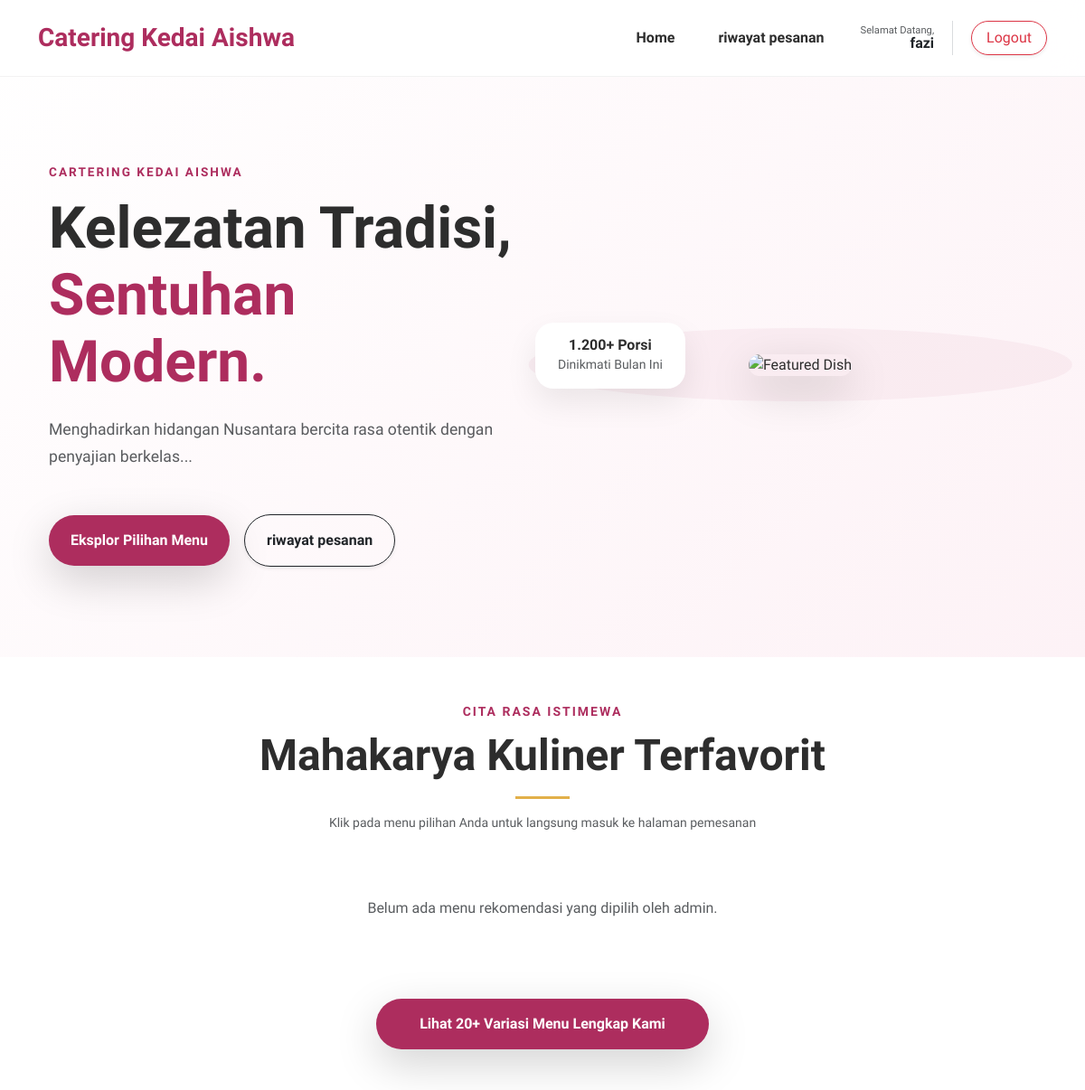
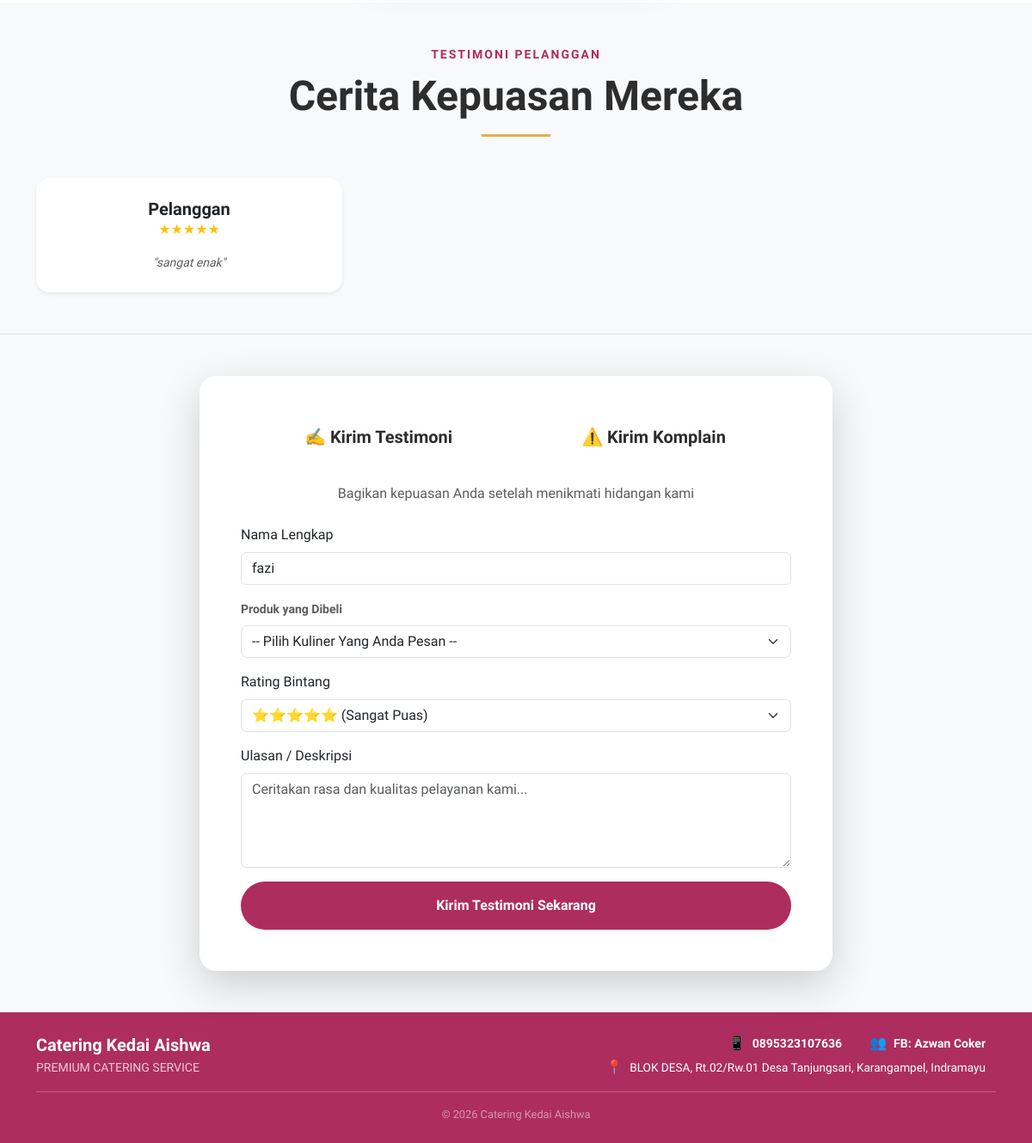
Page /pelanggan/index.php (signed in) on the committed database (2 pictures, top to bottom).
### tables this page shows
CREATE TABLE `pengaturan_web` (
  `id` int(11) NOT NULL,
  `hero_tagline` varchar(100) DEFAULT NULL,
  `hero_judul` varchar(255) DEFAULT NULL,
  `hero_deskripsi` text DEFAULT NULL,
  `no_wa` varchar(20) DEFAULT NULL,
  `akun_fb` varchar(100) DEFAULT NULL,
  `alamat` text DEFAULT NULL
);

CREATE TABLE `testimoni` (
  `id` int(11) NOT NULL,
  `nama_produk` varchar(100) NOT NULL,
  `rating` int(11) NOT NULL,
  `deskripsi` text NOT NULL,
  `foto` varchar(255) DEFAULT NULL,
  `waktu_masuk` timestamp NOT NULL DEFAULT current_timestamp()
);

### pelanggan/index.php (the view, shortened to what this page needs)
<?php
include "../koneksi.php";
$query_pengaturan = mysqli_query($conn, "SELECT * FROM pengaturan_web WHERE id = 1");
$web = mysqli_fetch_assoc($query_pengaturan);
$brand_name = "Catering Kedai Aishwa";
$menu_link = isset($_SESSION['user_email']) ? 'menu.php' : 'login.php';
?>
<!DOCTYPE html>
<html lang="id">
<head>
    <link href="https://cdn.jsdelivr.net/npm/bootstrap@5.3.0/dist/css/bootstrap.min.css" rel="stylesheet">
    <link rel="stylesheet" href="Landing Page.css">
</head>
<body>
    <nav class="navbar navbar-expand-lg fixed-top py-3" style="background: rgba(255, 255, 255, 0.9) !important; backdrop-filter: blur(15px); border-bottom: 1px solid rgba(0,0,0,0.05);">
        <div class="container">
            <a class="navbar-brand fw-bold fs-3 text-pink" href="index.php"><?php echo $brand_name; ?></a>
            <div class="collapse navbar-collapse" id="navbarNav">
                <ul class="navbar-nav ms-auto align-items-center">
                    <li class="nav-item"><a class="nav-link mx-3 fw-semibold" href="index.php">Home</a></li>
                    <?php if(isset($_SESSION['user_email'])): ?>
                        <li class="nav-item"><a class="nav-link mx-3 fw-semibold" href="riwayat_pesanan.php">riwayat pesanan</a></li>
                        <li class="nav-item ms-lg-3 d-flex align-items-center gap-3 mt-3 mt-lg-0">
                            <div class="d-none d-lg-block text-end lh-1">
                                <small class="text-muted d-block" style="font-size: 0.7rem;">Selamat Datang,</small>
                                <span class="fw-bold text-dark"><?php echo isset($_SESSION['nama']) ? explode(' ', $_SESSION['nama'])[0] : 'User'; ?></span>
                            </div>
                            <a href="logout.php" class="btn btn-outline-danger rounded-pill px-3 shadow-sm" onclick="return confirm('Yakin ingin keluar?')">
                                Logout
                            </a>
                        </li>
                    <?php endif; ?>
                </ul>
            </div>
        </div>
    </nav>
    <section class="hero-section">
        <div class="container">
            <div class="row align-items-center">
                <div class="col-lg-6 px-4">
                    <span class="hero-tagline text-uppercase mb-3 d-block" style="letter-spacing: 2px; font-size: 0.85rem; font-weight: 700; color: #ad2d5e;">
                        <?php echo $web['hero_tagline']; ?>
                    </span>
                    <h1 class="display-3 fw-bold mb-4" style="line-height: 1.15;">
                        <?php echo str_replace('Sentuhan Modern.', '<span class="text-pink">Sentuhan Modern.</span>', $web['hero_judul']); ?>
                    </h1>
                    <p class="lead text-muted mb-5" style="font-size: 1.1rem; line-height: 1.7;">
                        <?php echo $web['hero_deskripsi']; ?>
                    </p>
                    <div class="d-flex gap-3 align-items-center">
                        <a href="<?php echo $menu_link; ?>" class="btn btn-pink shadow-lg px-4 py-3 fw-bold rounded-pill">Eksplor Pilihan Menu</a>
                        <a href="riwayat_pesanan.php" class="btn btn-outline-dark shadow-sm px-4 py-3 fw-bold rounded-pill">riwayat pesanan</a>
                    </div>
                </div>
                <div class="col-lg-6 mt-5 mt-lg-0">
                    <div class="image-wrapper p-4 text-center">
                        <img src="../img/ayambakar.png" alt="Featured Dish" class="img-fluid main-img shadow-lg">
                        <div class="stat-card">
                            <div>
                                <h6 class="mb-0 fw-bold">1.200+ Porsi</h6>
                                <small class="text-muted">Dinikmati Bulan Ini</small>
                            </div>
                        </div>
                    </div>
                </div>
            </div>
        </div>
    </section>
    <section id="menu" class="py-5">
        <div class="container">
            <div class="text-center mb-5">
                <span class="text-pink fw-bold text-uppercase small" style="letter-spacing: 2px;">Cita Rasa Istimewa</span>
                <h2 class="display-5 fw-bold mt-2">Mahakarya Kuliner Terfavorit</h2>
                <div class="mx-auto mt-3" style="width: 60px; height: 3px; background-color: var(--soft-gold, #ffc107);"></div>
                <p class="text-muted mt-3 small">Klik pada menu pilihan Anda untuk langsung masuk ke halaman pemesanan</p>
            </div>
            <div class="row g-4">
                <?php
                $query_rekomendasi = mysqli_query($conn, "SELECT * FROM menu WHERE is_rekomendasi = 1 LIMIT 3");
                if (mysqli_num_rows($query_rekomendasi) > 0):
                    while ($menu_fav = mysqli_fetch_assoc($query_rekomendasi)):
                ?>
                    <div class="col-md-6 col-lg-4">
                        <a href="<?php echo $menu_link; ?>" class="card h-100 border-0 shadow-sm rounded-4 overflow-hidden clickable-card">
                            <div class="position-relative">
                                <img src="../img/<?php echo $menu_fav['gambar']; ?>" class="card-img-top" alt="<?php echo htmlspecialchars($menu_fav['nama_menu']); ?>" style="height: 250px; object-fit: cover;">
                                <span class="position-absolute top-0 end-0 m-3 badge bg-pink px-3 py-2 rounded-pill">Rekomendasi</span>
                            </div>
                            <div class="card-body p-4 d-flex flex-column justify-content-between">
                                <div>
                                    <h5 class="card-title fw-bold text-dark text-hover-pink mb-2"><?php echo htmlspecialchars($menu_fav['nama_menu']); ?></h5>
                                    <p class="card-text text-muted small">
                                        <?php echo htmlspecialchars($menu_fav['deskripsi']); ?>
                                    </p>
                                </div>
                                <div class="mt-3">
                                    <span class="fw-bold text-pink fs-5">Rp <?php echo number_format($menu_fav['harga_satuan'], 0, ',', '.'); ?> <small class="text-muted fs-6 fw-normal">/ porsi</small></span>
                                </div>
                            </div>
                        </a>
                    </div>
                <?php
                    endwhile;
                else:
                    echo '<div class="col-12 text-center py-4"><p class="text-muted">Belum ada menu rekomendasi yang dipilih oleh admin.</p></div>';
                endif;
                ?>
            </div>
            <div class="text-center mt-5">
                <a href="<?php echo $menu_link; ?>" class="btn btn-pink px-5 py-3 shadow-lg fw-bold rounded-pill">
                    Lihat 20+ Variasi Menu Lengkap Kami
                </a>
            </div>
        </div>
    </section>
    <section id="testimoni" class="py-5 bg-light">
        <div class="container">
            <div class="text-center mb-5">
                <span class="text-pink fw-bold text-uppercase small" style="letter-spacing: 2px;">Testimoni Pelanggan</span>
                <h2 class="display-5 fw-bold mt-2">Cerita Kepuasan Mereka</h2>
                <div class="mx-auto mt-3" style="width: 80px; height: 3px; background-color: var(--soft-gold, #ffc107);"></div>
            </div>
            <div class="row g-4">
                <?php
                $query_testi = mysqli_query($conn, "SELECT * FROM testimoni ORDER BY id DESC LIMIT 3");
                while($testi = mysqli_fetch_assoc($query_testi)):
                ?>
                <div class="col-md-6 col-lg-4">
                    <div class="card h-100 border-0 shadow-sm rounded-4 p-4 text-center test-card">
                        <h5 class="fw-bold text-dark mb-0"><?php echo htmlspecialchars($testi['nama_user'] ?? 'Pelanggan'); ?></h5>
                        <div class="text-warning mb-3">
                            <?php
                            $rating = $testi['rating'] ?? 5;
                            for ($i = 1; $i <= 5; $i++) {
                                echo ($i <= $rating) ? '<span class="star-icon">★</span>' : '<span class="star-icon-empty">☆</span>';
                            }
                            ?>
                        </div>
                        <p class="card-text text-muted small fst-italic mb-0">"<?php echo htmlspecialchars($testi['deskripsi']); ?>"</p>
                    </div>
                </div>
                <?php endwhile; ?>
            </div>
        </div>
    </section>
    <section id="isi-testimoni" class="py-5 bg-light border-top">
        <div class="container">
            <div class="row justify-content-center">
                <div class="col-lg-8 col-md-10">
                    <div class="card border-0 shadow-lg p-4 p-md-5" style="border-radius: 20px; background: rgba(255, 255, 255, 0.95); backdrop-filter: blur(10px);">
                        <?php if(isset($_SESSION['user_email'])): ?>
                            <ul class="nav nav-tabs nav-justified border-0 mb-4" id="feedbackTab" role="tablist">
                                <li class="nav-item" role="presentation">
                                    <button class="nav-link active fs-5 border-0 bg-transparent pb-3" id="testi-tab" data-bs-toggle="tab" data-bs-target="#testi-pane" type="button" role="tab" aria-controls="testi-pane" aria-selected="true">✍️ Kirim Testimoni</button>
                                </li>
                                <li class="nav-item" role="presentation">
                                    <button class="nav-link fs-5 border-0 bg-transparent pb-3" id="komplain-tab" data-bs-toggle="tab" data-bs-target="#komplain-pane" type="button" role="tab" aria-controls="komplain-pane" aria-selected="false">⚠️ Kirim Komplain</button>
                                </li>
                            </ul>
                            <div class="tab-content" id="feedbackTabContent">
                                <div class="tab-pane fade show active" id="testi-pane" role="tabpanel" aria-labelledby="testi-tab" tabindex="0">
                                    <div class="text-center mb-4">
                                        <p class="text-muted">Bagikan kepuasan Anda setelah menikmati hidangan kami</p>
                                    </div>
                                    <form action="" method="POST">
                                        <div class="mb-3">
                                            <label class="form-label fw-600">Nama Lengkap</label>
                                            <input type="text" name="nama" class="form-control custom-input" value="<?php echo htmlspecialchars($_SESSION['nama'] ?? ''); ?>" readonly>
                                        </div>
                                        <div class="mb-3">
                                            <label class="form-label small fw-bold text-muted">Produk yang Dibeli</label>
                                            <select name="nama_produk" class="form-select rounded-3" required>
                                                <option value="" disabled selected>-- Pilih Kuliner Yang Anda Pesan --</option>
                                            </select>
                                        </div>
                                        <div class="mb-3">
                                            <label class="form-label fw-600">Rating Bintang</label>
                                            <select name="rating" class="form-select custom-input" required>
                                                <option value="5">⭐⭐⭐⭐⭐ (Sangat Puas)</option>
                                            </select>
                                        </div>
                                        <div class="mb-3">
                                            <label class="form-label fw-600">Ulasan / Deskripsi</label>
                                            <textarea name="pesan" class="form-control custom-input" rows="4" placeholder="Ceritakan rasa dan kualitas pelayanan kami..." required></textarea>
                                        </div>
                                        <div class="d-grid">
                                            <button type="submit" class="btn btn-pink py-3 fw-bold shadow-sm">Kirim Testimoni Sekarang</button>
                                        </div>
                                    </form>
                                </div>
                            </div>
                        <?php endif; ?>
                    </div>
                </div>
            </div>
        </div>
    </section>
    <footer id="kontak" class="py-4 bg-pink text-white">
        <div class="container">
            <div class="row g-3 justify-content-between align-items-center text-center text-md-start">
                <div class="col-md-4">
                    <h5 class="fw-bold mb-1"><?php echo $brand_name; ?></h5>
                    <p class="small mb-0 opacity-75">PREMIUM CATERING SERVICE</p>
                </div>
                <div class="col-md-8">
                    <div class="row g-2 justify-content-md-end text-md-end">
                        <div class="col-12 col-sm-auto px-3">
                            <span class="me-1">📱</span>
                            <a href="https://wa.me/<?php echo preg_replace('/[^0-9]/', '', $web['no_wa']); ?>" target="_blank" class="text-white text-decoration-none fw-semibold small"><?php echo $web['no_wa']; ?></a>
                        </div>
                        <div class="col-12 col-sm-auto px-3 border-sm-start border-white-50">
                            <span class="me-1">👥</span>
                            <span class="fw-semibold small"><?php echo $web['akun_fb']; ?></span>
                        </div>
                        <div class="col-12 px-3 mt-1 text-md-end">
                            <span class="me-1">📍</span>
                            <span class="small opacity-90" style="font-size: 0.85rem;"><?php echo $web['alamat']; ?></span>
                        </div>
                    </div>
                </div>
            </div>
            <hr class="my-3 border-white-50">
            <div class="text-center text-white-50" style="font-size: 0.8rem;">
                &copy; <?php echo date("Y"); ?> <?php echo $brand_name; ?>
            </div>
        </div>
    </footer>
</body>
</html>

### rows in the picture
pengaturan_web: hero_tagline "CARTERING KEDAI AISHWA", hero_judul "Kelezatan Tradisi, Sentuhan Modern.", hero_deskripsi "Menghadirkan hidangan Nusantara bercita rasa otentik dengan penyajian berkelas...", no_wa "0895323107636", akun_fb "FB: Azwan Coker", alamat "BLOK DESA, Rt.02/Rw.01 Desa Tanjungsari, Karangampel, Indramayu"
testimoni: nama_user "Pelanggan", rating 5 (drawn), deskripsi "sangat enak"

### other values in the picture
$brand_name "Catering Kedai Aishwa"
explode(' ', $_SESSION['nama'])[0] "fazi"
